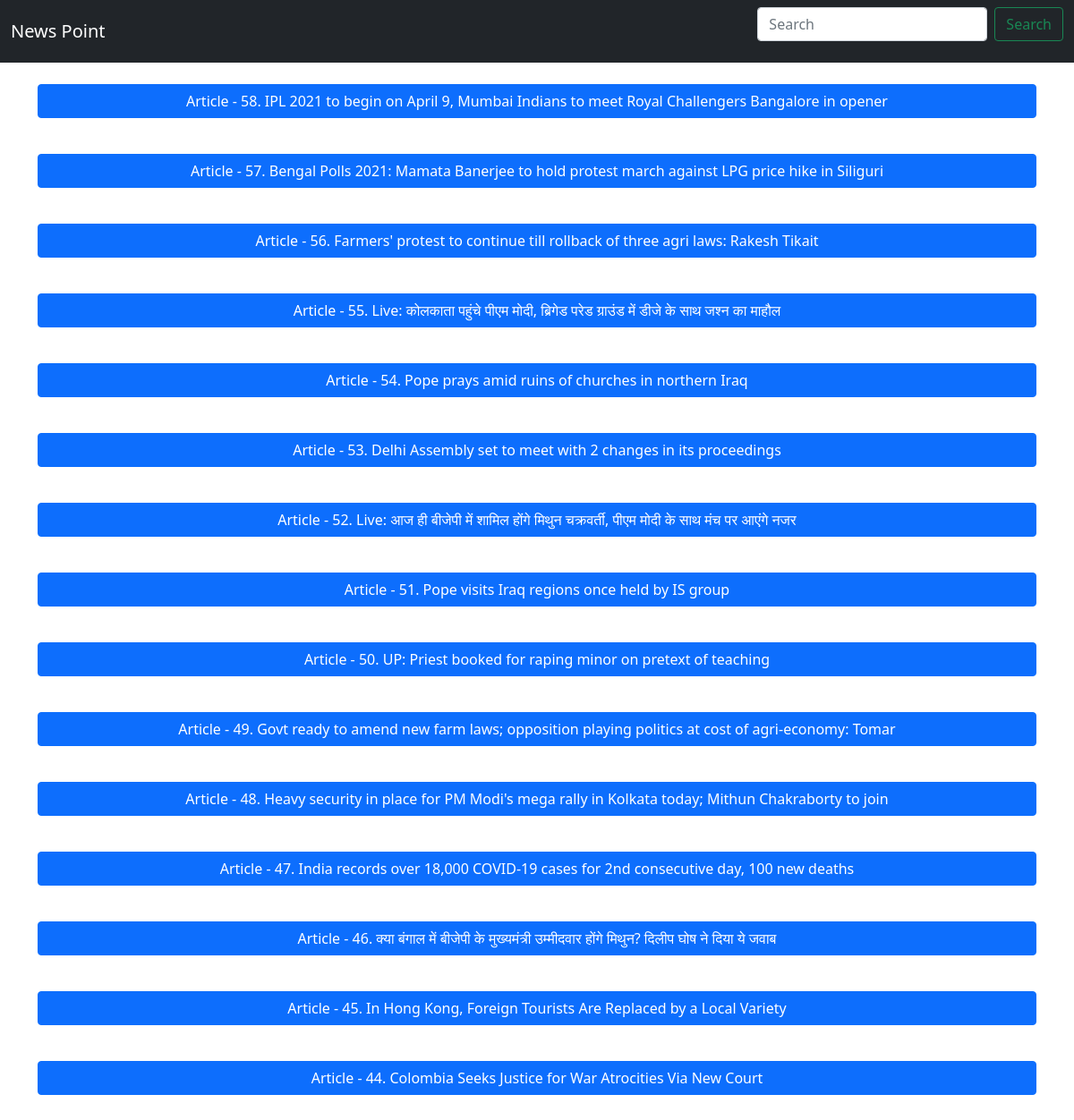
Before: / with the older database file.
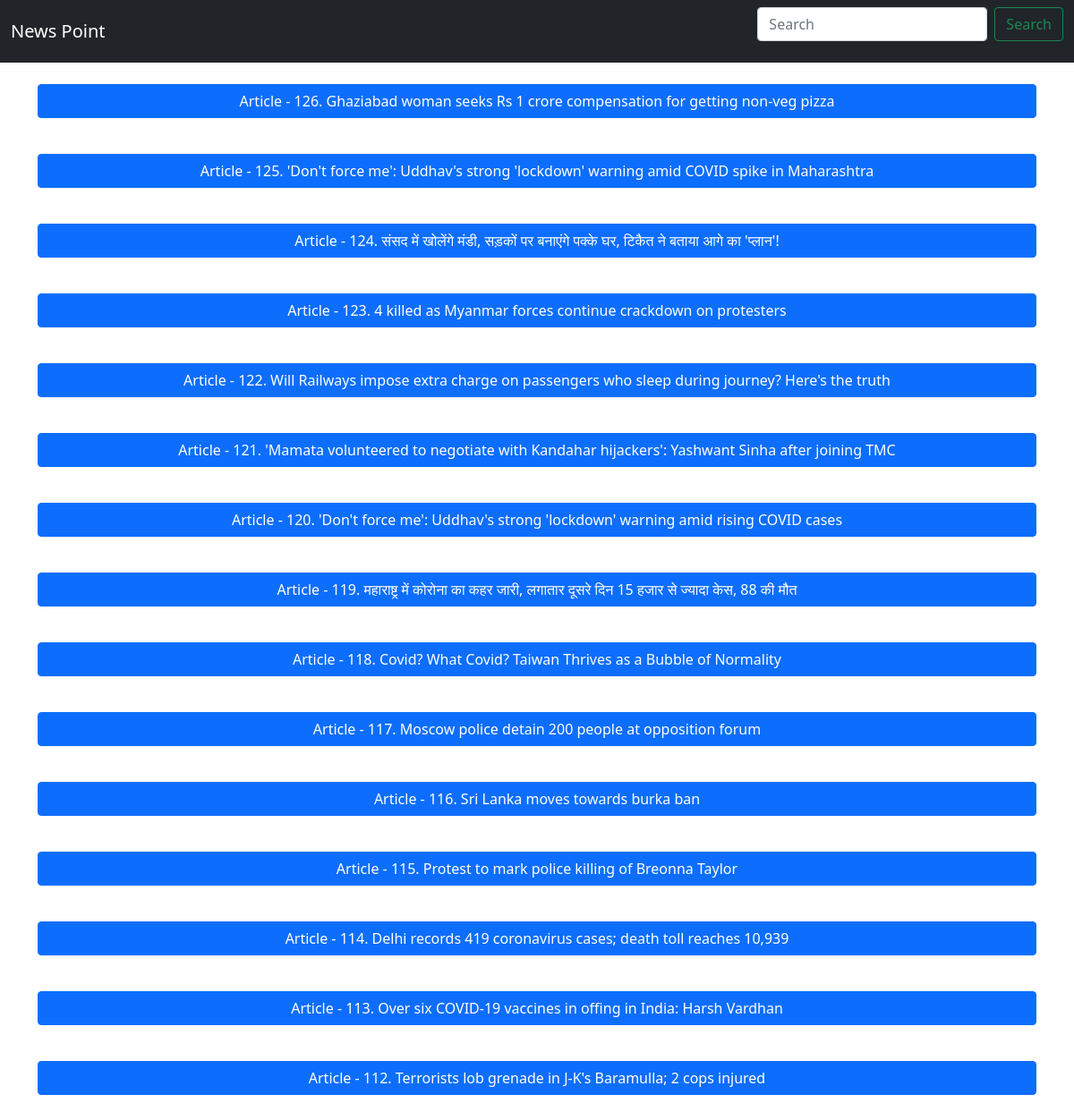
After: the same page with the newer database file.
### main.py (models this page shows, shortened)
class Article(db.Model):
    id = db.Column(db.Integer, primary_key=True)
    headline = db.Column(db.String(200), nullable=False)
    image_url = db.Column(db.String(1000), nullable=False)
    content = db.Column(db.String(400), nullable=False)
    redirect_url = db.Column(db.String(400), nullable=False)
    data_from = db.Column(db.String(200), nullable=False)

### main.py (the view)
@app.route('/')
def index():
    content = Article.query.order_by(Article.id.desc()).limit(15).all()
    return render_template('index.html', content=content)

### templates/Index.html (shortened to what this page needs)
<html>
    <head>
        <link href="https://cdn.jsdelivr.net/npm/bootstrap@5.0.0-beta2/dist/css/bootstrap.min.css" rel="stylesheet">
    </head>
    <body>
        <nav class="navbar navbar-expand-lg navbar-dark bg-dark">
            <div class="container-fluid">
              <a class="navbar-brand" href="/">News Point</a>
              <form class="d-flex" method="get" action="/search">
                <input class="form-control me-2" type="search" placeholder="Search" aria-label="Search" name="search" id="search">
                <button class="btn btn-outline-success" type="submit">Search</button>
              </form>
              </div>
          </nav>
          <br/>
          <div class="container">
              <div class="row">
            {% if content is not none %}
            {% for i in content %}
            <div class="col-md-12">
                <p>
                    <button class="btn btn-primary" type="button" data-bs-toggle="collapse" data-bs-target="#collapseExample{{i.id}}" aria-expanded="false" aria-controls="collapseExample{{i.id}}" style="width:100%;">
                      Article - {{i.id}}. {{i.headline}}
                    </button>
                  </p>
                  <br/>
              </div>
            {% endfor %}
            {% else %}
            <div class="col" style="text-align: center;"><h1>No Articles Found</h1><a href="/" class="btn btn-link">Go to home</a></div>
            {% endif %}
        </div>
    </div>
    </body>
</html>

Changed rows visible on the page:
no longer on this page (row unchanged): Article: id "58", headline "IPL 2021 to begin on April 9, Mumbai Indians to meet Royal Challengers Bangalore in opener"
no longer on this page (row unchanged): Article: id "57", headline "Bengal Polls 2021: Mamata Banerjee to hold protest march against LPG price hike in Siliguri"
no longer on this page (row unchanged): Article: id "56", headline "Farmers' protest to continue till rollback of three agri laws: Rakesh Tikait"
no longer on this page (row unchanged): Article: id "55", headline "Live: कोलकाता पहुंचे पीएम मोदी, ब्रिगेड परेड ग्राउंड में डीजे के साथ जश्न का माहौल"
no longer on this page (row unchanged): Article: id "54", headline "Pope prays amid ruins of churches in northern Iraq"
no longer on this page (row unchanged): Article: id "53", headline "Delhi Assembly set to meet with 2 changes in its proceedings"
no longer on this page (row unchanged): Article: id "52", headline "Live: आज ही बीजेपी में शामिल होंगे मिथुन चक्रवर्ती, पीएम मोदी के साथ मंच पर आएंगे नजर"
no longer on this page (row unchanged): Article: id "51", headline "Pope visits Iraq regions once held by IS group"
no longer on this page (row unchanged): Article: id "50", headline "UP: Priest booked for raping minor on pretext of teaching"
no longer on this page (row unchanged): Article: id "49", headline "Govt ready to amend new farm laws; opposition playing politics at cost of agri-economy: Tomar"
no longer on this page (row unchanged): Article: id "48", headline "Heavy security in place for PM Modi's mega rally in Kolkata today; Mithun Chakraborty to join"
no longer on this page (row unchanged): Article: id "47", headline "India records over 18,000 COVID-19 cases for 2nd consecutive day, 100 new deaths"
no longer on this page (row unchanged): Article: id "46", headline "क्या बंगाल में बीजेपी के मुख्यमंत्री उम्मीदवार होंगे मिथुन? दिलीप घोष ने दिया ये जवाब"
no longer on this page (row unchanged): Article: id "45", headline "In Hong Kong, Foreign Tourists Are Replaced by a Local Variety"
no longer on this page (row unchanged): Article: id "44", headline "Colombia Seeks Justice for War Atrocities Via New Court"
added Article: id "126", headline "Ghaziabad woman seeks Rs 1 crore compensation for getting non-veg pizza"
added Article: id "125", headline "'Don't force me': Uddhav's strong 'lockdown' warning amid COVID spike in Maharashtra"
added Article: id "124", headline "संसद में खोलेंगे मंडी, सड़कों पर बनाएंगे पक्के घर, टिकैत ने बताया आगे का 'प्लान'!"
added Article: id "123", headline "4 killed as Myanmar forces continue crackdown on protesters"
added Article: id "122", headline "Will Railways impose extra charge on passengers who sleep during journey? Here's the truth"
added Article: id "121", headline "'Mamata volunteered to negotiate with Kandahar hijackers': Yashwant Sinha after joining TMC"
added Article: id "120", headline "'Don't force me': Uddhav's strong 'lockdown' warning amid rising COVID cases"
added Article: id "119", headline "महाराष्ट्र में कोरोना का कहर जारी, लगातार दूसरे दिन 15 हजार से ज्यादा केस, 88 की मौत"
added Article: id "118", headline "Covid? What Covid? Taiwan Thrives as a Bubble of Normality"
added Article: id "117", headline "Moscow police detain 200 people at opposition forum"
added Article: id "116", headline "Sri Lanka moves towards burka ban"
added Article: id "115", headline "Protest to mark police killing of Breonna Taylor"
added Article: id "114", headline "Delhi records 419 coronavirus cases; death toll reaches 10,939"
added Article: id "113", headline "Over six COVID-19 vaccines in offing in India: Harsh Vardhan"
added Article: id "112", headline "Terrorists lob grenade in J-K's Baramulla; 2 cops injured"
